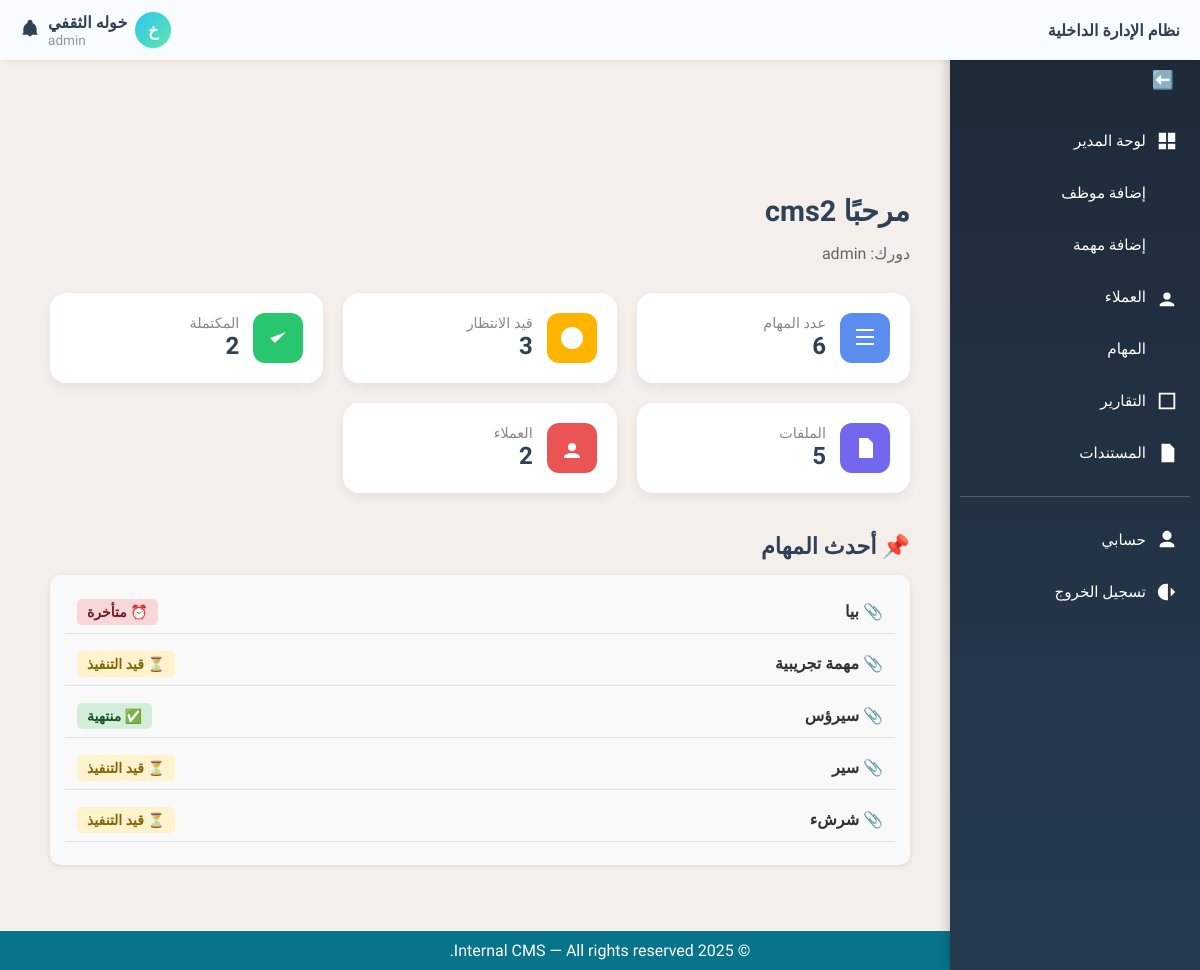
The app's page / (signed in) with its own data.
### core/role.py (models this page shows, shortened)
class Role(models.Model):
    name = models.CharField(max_length=50, unique=True)
    description = models.TextField(blank=True)

### tasks/models.py (models this page shows, shortened)
class Task(models.Model):
    STATUS_CHOICES = [
        ('pending', 'قيد التنفيذ'),
        ('completed', 'منتهية'),
        ('overdue', 'متأخرة'),
    ]
    title = models.CharField(max_length=255, verbose_name='عنوان المهمة')
    description = models.TextField(blank=True, verbose_name='الوصف')
    assigned_to = models.ForeignKey(User, on_delete=models.SET_NULL, null=True, blank=True, verbose_name='الموظف المكلّف')
    client = models.ForeignKey(Client, on_delete=models.SET_NULL, null=True, blank=True, verbose_name='العميل')
    status = models.CharField(max_length=20, choices=STATUS_CHOICES, default='pending', verbose_name='الحالة')
    due_date = models.DateField(null=True, blank=True, verbose_name='تاريخ الاستحقاق')
    file_url = models.URLField(max_length=1024, blank=True, null=True, verbose_name='رابط الملف')
    file_path = models.CharField(max_length=512, blank=True, null=True, verbose_name='مسار الملف')
    documents = models.ManyToManyField('content.Document', blank=True, verbose_name='مستندات إضافية')
    created_at = models.DateTimeField(auto_now_add=True, verbose_name='تاريخ الإنشاء')
    class Meta:
        verbose_name = 'مهمة'
        verbose_name_plural = 'المهام'
        ordering = ['-created_at']  # ترتيب المهام الأحدث أولاً

### core/views.py (the view, shortened to what this page needs)
# urls.py: path('', views.dashboard_view, name='dashboard'),
@login_required
def dashboard_view(request):
    try:
        profile = request.user.userprofile
        role = getattr(profile.role, 'name', 'viewer')
    except UserProfile.DoesNotExist:
        role = 'viewer'
    context = {
        'role': role,
        'total_clients': 0,
        'total_tasks': 0,
        'total_documents': 0,
        'tasks_pending': 0,
        'tasks_completed': 0,
        'tasks_overdue': 0,
        'latest_tasks': [],
    }
    if role == 'admin':
        context.update({
            'total_clients': Client.objects.count(),
            'total_tasks': Task.objects.count(),
            'total_documents': Document.objects.count(),
            'tasks_pending': Task.objects.filter(status='pending').count(),
            'tasks_completed': Task.objects.filter(status='completed').count(),
            'tasks_overdue': Task.objects.filter(status='overdue').count(),
            'latest_tasks': Task.objects.select_related('assigned_to').order_by('-created_at')[:5],
        })
    elif role == 'viewer':
        context['total_documents'] = Document.objects.filter(uploaded_by=request.user).count()
    template_map = {
        'admin': 'core/admin_dashboard.html',
        'staff': 'core/staff_dashboard.html',
        'viewer': 'core/viewer_dashboard.html',
    }
    template = template_map.get(role, 'core/admin_dashboard.html')
    return render(request, template, context)

### templates/core/admin_dashboard.html (shortened to what this page needs)
{% extends 'base.html' %}
{% load static %}
{% block content %}
<div class="dashboard">
  <h2 class="dashboard-title">مرحبًا {{ request.user.username }}</h2>
  <p class="dashboard-role">دورك: {{ role }}</p>
  <div class="stats-grid">
    {% if total_tasks %}
      <div class="stat-card">
        <div class="icon-box tasks"><svg viewBox="0 0 24 24"><path d="M3 3h18v2H3V3zm0 7h18v2H3v-2zm0 7h18v2H3v-2z"/></svg></div>
        <div class="stat-info">
          <span class="stat-title">عدد المهام</span>
          <span class="stat-value">{{ total_tasks }}</span>
        </div>
      </div>
      <div class="stat-card">
        <div class="icon-box pending"><svg viewBox="0 0 24 24"><path d="M12 7v5l3 3M12 1a11 11 0 1 0 11 11A11 11 0 0 0 12 1z"/></svg></div>
        <div class="stat-info">
          <span class="stat-title">قيد الانتظار</span>
          <span class="stat-value">{{ tasks_pending }}</span>
        </div>
      </div>
      <div class="stat-card">
        <div class="icon-box completed"><svg viewBox="0 0 24 24"><path d="M20 6L9 17l-5-5"/></svg></div>
        <div class="stat-info">
          <span class="stat-title">المكتملة</span>
          <span class="stat-value">{{ tasks_completed }}</span>
        </div>
      </div>
    {% endif %}
    {% if total_documents %}
      <div class="stat-card">
        <div class="icon-box files"><svg viewBox="0 0 24 24"><path d="M6 2h9l5 5v15H6z"/></svg></div>
        <div class="stat-info">
          <span class="stat-title">الملفات</span>
          <span class="stat-value">{{ total_documents }}</span>
        </div>
      </div>
    {% endif %}
    {% if total_clients %}
      <div class="stat-card">
        <div class="icon-box clients"><svg viewBox="0 0 24 24"><path d="M16 11a4 4 0 1 0-8 0 4 4 0 0 0 8 0zm-4 6c-4 0-8 2-8 4v1h16v-1c0-2-4-4-8-4z"/></svg></div>
        <div class="stat-info">
          <span class="stat-title">العملاء</span>
          <span class="stat-value">{{ total_clients }}</span>
        </div>
      </div>
    {% endif %}
  </div>
  {% if latest_tasks %}
    <h3 class="latest-tasks-title">📌 أحدث المهام</h3>
    <ul class="task-list">
      {% for task in latest_tasks %}
        <li class="task-item">
          <div class="task-title">
            <a href="{% url 'task_detail' task.id %}">📎 {{ task.title }}</a>
          </div>
          <div class="task-status">
            {% if task.status == 'pending' %}
              <span class="status status-pending">⏳ قيد التنفيذ</span>
            {% elif task.status == 'completed' %}
              <span class="status status-completed">✅ منتهية</span>
            {% elif task.status == 'overdue' %}
              <span class="status status-overdue">⏰ متأخرة</span>
            {% else %}
              <span class="status">❓ غير معروفة</span>
            {% endif %}
          </div>
        </li>
      {% empty %}
        <li>لا توجد مهام حالياً.</li>
      {% endfor %}
    </ul>
  {% endif %}
</div>
{% endblock %}

### templates/header.html (shortened to what this page needs)
<div class="header">
  <div class="logo">
    <span class="logo-text">نظام الإدارة الداخلية</span>
  </div>
  <div class="user-section">
    <div class="user-top-row">
      <span class="avatar-circle">{{ request.user.first_name|first|upper }}</span>
<div class="user-dropdown">
  <div class="user-info">
    <span class="user-name">{{ request.user.get_full_name }}</span>
    <div class="user-role">{{ role }}</div>
  </div>
</div>
            <div class="notification-icon">
        <svg viewBox="0 0 24 24">
          <path d="M12 2C10.3 2 9 3.3 9 5v1.1C6.2 7.2 4.3 9.9 4 13v5l-1 1v1h18v-1l-1-1v-5c-.3-3.1-2.2-5.8-5-6.9V5c0-1.7-1.3-3-3-3zm0 20c1.1 0 2-.9 2-2h-4c0 1.1.9 2 2 2z"/>
        </svg>
      </div>
    </div>
  </div>
</div>

### templates/base.html (style rules this page uses)
html, body { max-width: 100%; overflow-x: hidden; font-family: 'Tajawal', sans-serif; background-color: #F4EFEB; color: #2F4157; margin: 0; padding: 0; padding-top: 60px; }

### templates/core/admin_dashboard.html (style rules this page uses)
.dashboard { padding: 30px; font-family: 'Tajawal', sans-serif; }
.dashboard-title { font-size: 1.8rem; color: #2F4157; margin-bottom: 10px; }
.dashboard-role { font-size: 1rem; color: #666; margin-bottom: 30px; }
.stats-grid { display: grid; grid-template-columns: repeat(auto-fit, minmax(220px, 1fr)); gap: 20px; }
.stat-card { background: #fff; border-radius: 16px; padding: 20px; display: flex; gap: 14px; align-items: center; box-shadow: 0 4px 12px rgba(0,0,0,0.06); transition: transform 0.3s ease; }
.icon-box { width: 50px; height: 50px; border-radius: 12px; display: flex; align-items: center; justify-content: center; }
.icon-box svg { width: 24px; height: 24px; fill: white; }
.icon-box.tasks { background: #5A8DEE; }
.icon-box.pending { background: #FFB400; }
.icon-box.completed { background: #28C76F; }
.icon-box.files { background: #7367F0; }
.icon-box.clients { background: #EA5455; }
.stat-info { display: flex; flex-direction: column; }
.stat-title { font-size: 0.9rem; color: #888; }
.stat-value { font-size: 1.5rem; font-weight: bold; color: #2F4157; }
.latest-tasks-title { margin-top: 40px; margin-bottom: 15px; font-size: 1.4rem; color: #2F4157; }
.task-list { background: #f9f9f9; border-radius: 10px; padding: 15px; margin-top: 10px; box-shadow: 0 1px 4px rgba(0,0,0,0.1); list-style: none; }
.task-item { display: flex; justify-content: space-between; align-items: center; padding: 12px; margin-bottom: 8px; border-bottom: 1px solid #e0e0e0; }
.task-title a { font-weight: bold; text-decoration: none; color: #333; transition: color 0.3s; }
.status { font-weight: 600; padding: 5px 10px; border-radius: 5px; font-size: 14px; }
.status-pending { background-color: #fff3cd; color: #856404; }
.status-completed { background-color: #d4edda; color: #155724; }
.status-overdue { background-color: #f8d7da; color: #721c24; }

### templates/header.html (style rules this page uses)
.header { background: #f8fcff; color: #2F4157; height: 60px; padding: 0 20px; font-family: 'Tajawal', sans-serif; display: flex; justify-content: space-between; align-items: center; box-shadow: 0 2px 6px rgba(0,0,0,0.05); direction: rtl; position: fixed; top: 0; left: 0; right: 0; z-index: 1000; }
.logo-text { font-size: 1rem; font-weight: 700; }
.user-section { display: flex; flex-direction: column; align-items: flex-end; gap: 4px; }
.user-top-row { display: flex; align-items: center; gap: 8px; }
.notification-icon svg { width: 20px; height: 20px; fill: #2F4157; cursor: pointer; }
.user-name { font-size: 1rem; font-weight: 700; margin: 0; margin-bottom: 0rem; color: #2F4157; }
.avatar-circle { display: flex; align-items: center; justify-content: center; width: 36px; height: 36px; border-radius: 50%; background: linear-gradient(135deg, #2EC6F3, #5DE6A9); color: #fff; font-size: 1rem; font-weight: bold; }
.user-info { display: flex; flex-direction: column; align-items: flex-end; text-align: right; }
.user-role { font-size: 0.85rem; margin: 0; margin-top: 0rem; text-align: right; color: #8c9aa9; }
.user-dropdown { position: relative; display: inline-block; }
.user-info { display: flex; flex-direction: column; align-items: flex-end; cursor: pointer; }

### records on screen
Role: name "admin"
Task: title "بيا", status "⏰ متأخرة"
Task: title "مهمة تجريبية", status "⏳ قيد التنفيذ"
Task: title "سيرؤس", status "✅ منتهية"
Task: title "سير", status "⏳ قيد التنفيذ"
Task: title "شرشء", status "⏳ قيد التنفيذ"

### other values on screen
{{ request.user.first_name|first|upper }} "خ"
{{ request.user.get_full_name }} "خوله الثقفي"
{{ request.user.username }} "cms2"
{{ total_tasks }} "6"
{{ tasks_pending }} "3"
{{ tasks_completed }} "2"
{{ total_documents }} "5"
{{ total_clients }} "2"
